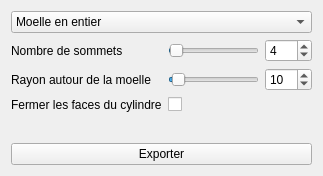
           <widget class="QWidget" name="page_3">
            <property name="geometry">
             <rect>
              <x>0</x>
              <y>0</y>
              <width>323</width>
              <height>176</height>
             </rect>
            </property>
            <attribute name="label">
             <string>Exporter en OFS</string>
            </attribute>
            <layout class="QVBoxLayout" name="verticalLayout_10">
             <item>
              <widget class="QComboBox" name="_comboOfsExportType">
               <property name="font">
                <font>
                 <weight>50</weight>
                 <bold>false</bold>
                </font>
               </property>
               <item>
                <property name="text">
                 <string>Moelle en entier</string>
                </property>
               </item>
               <item>
                <property name="text">
                 <string>Moelle sur l'intervalle de coupes courant</string>
                </property>
               </item>
               <item>
                <property name="text">
                 <string>Billon en entier</string>
                </property>
               </item>
               <item>
                <property name="text">
                 <string>Toutes les zones de nœuds du billon</string>
                </property>
               </item>
               <item>
                <property name="text">
                 <string>La zone de nœud courante</string>
                </property>
               </item>
              </widget>
             </item>
             <item>
              <layout class="QFormLayout" name="formLayout_13">
               <item row="0" column="0">
                <widget class="QLabel" name="label_18">
                 <property name="font">
                  <font>
                   <weight>50</weight>
                   <bold>false</bold>
                  </font>
                 </property>
                 <property name="text">
                  <string>Nombre de sommets</string>
                 </property>
                </widget>
               </item>
               <item row="1" column="0">
                <widget class="QLabel" name="label_17">
                 <property name="font">
                  <font>
                   <weight>50</weight>
                   <bold>false</bold>
                  </font>
                 </property>
                 <property name="text">
                  <string>Rayon autour de la moelle</string>
                 </property>
                </widget>
               </item>
               <item row="2" column="0">
                <widget class="QLabel" name="label_24">
                 <property name="font">
                  <font>
                   <weight>50</weight>
                   <bold>false</bold>
                  </font>
                 </property>
                 <property name="text">
                  <string>Fermer les faces du cylindre</string>
                 </property>
                </widget>
               </item>
               <item row="2" column="1">
                <widget class="QCheckBox" name="_checkCloseBillon">
                 <property name="font">
                  <font>
                   <weight>50</weight>
                   <bold>false</bold>
                  </font>
                 </property>
                 <property name="text">
                  <string/>
                 </property>
                </widget>
               </item>
               <item row="0" column="1">
                <layout class="QHBoxLayout" name="horizontalLayout_37">
                 <item>
                  <widget class="QSlider" name="_sliderExportNbEdges">
                   <property name="font">
                    <font>
                     <weight>50</weight>
                     <bold>false</bold>
                    </font>
                   </property>
                   <property name="minimum">
                    <number>3</number>
                   </property>
                   <property name="maximum">
                    <number>100</number>
                   </property>
                   <property name="value">
                    <number>4</number>
                   </property>
                   <property name="orientation">
                    <enum>Qt::Horizontal</enum>
                   </property>
                  </widget>
                 </item>
                 <item>
                  <widget class="QSpinBox" name="_spinExportNbEdges">
                   <property name="font">
                    <font>
                     <weight>50</weight>
                     <bold>false</bold>
                    </font>
                   </property>
                   <property name="minimum">
                    <number>3</number>
                   </property>
                   <property name="maximum">
                    <number>100</number>
                   </property>
                   <property name="value">
                    <number>4</number>
                   </property>
                  </widget>
                 </item>
                </layout>
               </item>
               <item row="1" column="1">
                <layout class="QHBoxLayout" name="horizontalLayout_38">
                 <item>
                  <widget class="QSlider" name="_sliderExportRadius">
                   <property name="font">
                    <font>
                     <weight>50</weight>
                     <bold>false</bold>
                    </font>
                   </property>
                   <property name="minimum">
                    <number>1</number>
                   </property>
                   <property name="maximum">
                    <number>200</number>
                   </property>
                   <property name="value">
                    <number>10</number>
                   </property>
                   <property name="orientation">
                    <enum>Qt::Horizontal</enum>
                   </property>
                  </widget>
                 </item>
                 <item>
                  <widget class="QSpinBox" name="_spinExportRadius">
                   <property name="font">
                    <font>
                     <weight>50</weight>
                     <bold>false</bold>
                    </font>
                   </property>
                   <property name="minimum">
                    <number>1</number>
                   </property>
                   <property name="maximum">
                    <number>200</number>
                   </property>
                   <property name="value">
                    <number>10</number>
                   </property>
                  </widget>
                 </item>
                </layout>
               </item>
              </layout>
             </item>
             <item>
              <widget class="QPushButton" name="_buttonExportToOfs">
               <property name="font">
                <font>
                 <weight>50</weight>
                 <bold>false</bold>
                </font>
               </property>
               <property name="text">
                <string>Exporter</string>
               </property>
              </widget>
             </item>
            </layout>
           </widget>
